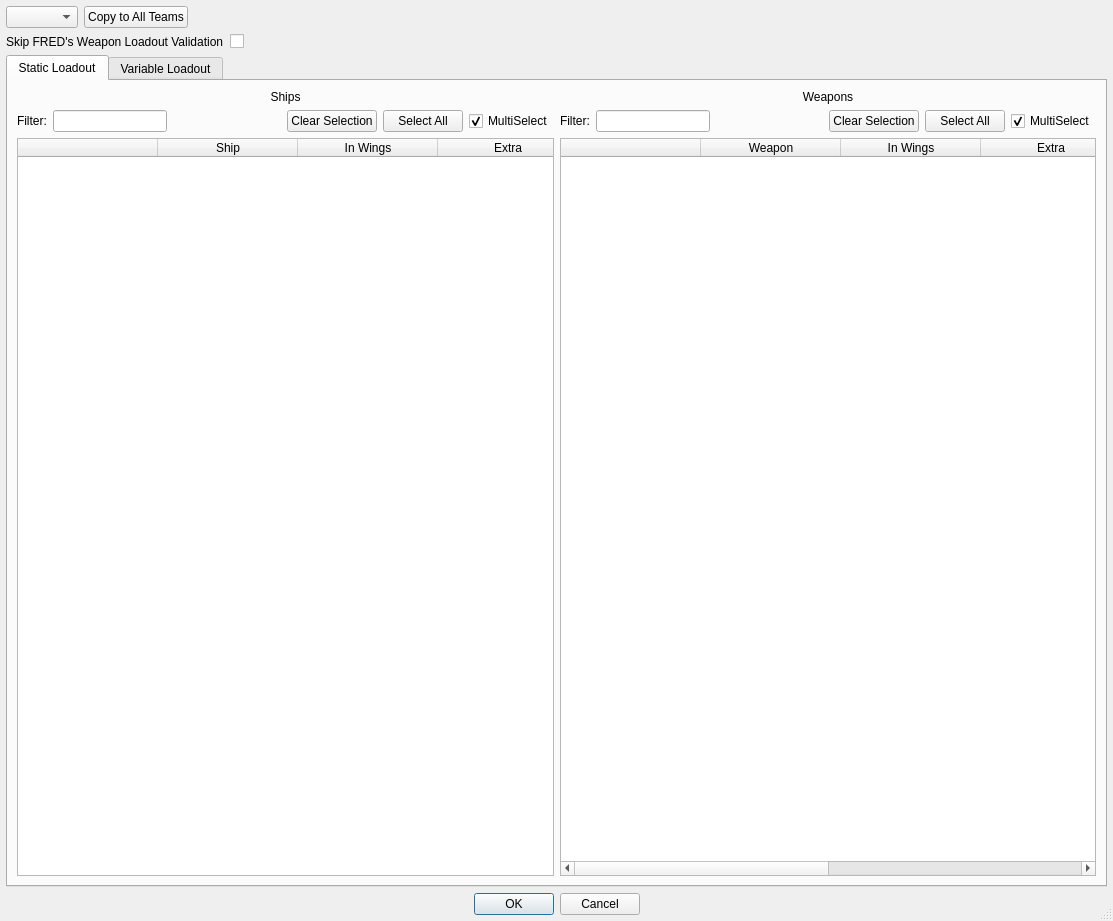
<?xml version="1.0" encoding="UTF-8"?>
<ui version="4.0">
 <class>fso::fred::dialogs::TeamLoadoutDialog</class>
 <widget class="QDialog" name="fso::fred::dialogs::TeamLoadoutDialog">
  <property name="windowModality">
   <enum>Qt::WindowModal</enum>
  </property>
  <property name="enabled">
   <bool>true</bool>
  </property>
  <property name="geometry">
   <rect>
    <x>0</x>
    <y>0</y>
    <width>1113</width>
    <height>921</height>
   </rect>
  </property>
  <property name="minimumSize">
   <size>
    <width>540</width>
    <height>620</height>
   </size>
  </property>
  <property name="windowTitle">
   <string>Team Loadout</string>
  </property>
  <property name="sizeGripEnabled">
   <bool>true</bool>
  </property>
  <property name="modal">
   <bool>true</bool>
  </property>
  <layout class="QVBoxLayout" name="mainLayout">
   <property name="sizeConstraint">
    <enum>QLayout::SetDefaultConstraint</enum>
   </property>
   <property name="leftMargin">
    <number>0</number>
   </property>
   <property name="topMargin">
    <number>0</number>
   </property>
   <property name="rightMargin">
    <number>0</number>
   </property>
   <property name="bottomMargin">
    <number>0</number>
   </property>
   <item>
    <layout class="QVBoxLayout" name="mainLayout_2">
     <property name="sizeConstraint">
      <enum>QLayout::SetMinimumSize</enum>
     </property>
     <property name="leftMargin">
      <number>6</number>
     </property>
     <property name="topMargin">
      <number>6</number>
     </property>
     <property name="rightMargin">
      <number>6</number>
     </property>
     <property name="bottomMargin">
      <number>6</number>
     </property>
     <item>
      <layout class="QHBoxLayout" name="horizontalLayout">
       <item>
        <widget class="QComboBox" name="currentTeamComboBox"/>
       </item>
       <item>
        <widget class="QPushButton" name="copyLoadoutToOtherTeamsButton">
         <property name="sizePolicy">
          <sizepolicy hsizetype="Minimum" vsizetype="Fixed">
           <horstretch>0</horstretch>
           <verstretch>0</verstretch>
          </sizepolicy>
         </property>
         <property name="text">
          <string>Copy to All Teams</string>
         </property>
        </widget>
       </item>
       <item>
        <spacer name="horizontalSpacer_3">
         <property name="orientation">
          <enum>Qt::Horizontal</enum>
         </property>
         <property name="sizeHint" stdset="0">
          <size>
           <width>40</width>
           <height>20</height>
          </size>
         </property>
        </spacer>
       </item>
      </layout>
     </item>
     <item>
      <layout class="QFormLayout" name="leftFooterForm">
       <property name="sizeConstraint">
        <enum>QLayout::SetDefaultConstraint</enum>
       </property>
       <property name="labelAlignment">
        <set>Qt::AlignRight|Qt::AlignTrailing|Qt::AlignVCenter</set>
       </property>
       <item row="0" column="0">
        <widget class="QLabel" name="skipValidationLabel">
         <property name="text">
          <string>Skip FRED's Weapon Loadout Validation</string>
         </property>
        </widget>
       </item>
       <item row="0" column="1">
        <widget class="QCheckBox" name="weaponValidationCheckbox">
         <property name="layoutDirection">
          <enum>Qt::LeftToRight</enum>
         </property>
         <property name="text">
          <string/>
         </property>
        </widget>
       </item>
      </layout>
     </item>
     <item>
      <widget class="QTabWidget" name="tabWidget">
       <property name="currentIndex">
        <number>0</number>
       </property>
       <widget class="QWidget" name="staticLoadout">
        <attribute name="title">
         <string>Static Loadout</string>
        </attribute>
        <layout class="QHBoxLayout" name="horizontalLayout_2">
         <item>
          <layout class="QVBoxLayout" name="verticalLayout_3">
           <item>
            <widget class="QLabel" name="shipsLabel">
             <property name="text">
              <string>Ships</string>
             </property>
             <property name="alignment">
              <set>Qt::AlignCenter</set>
             </property>
            </widget>
           </item>
           <item>
            <layout class="QHBoxLayout" name="shipsLoadoutButtons">
             <item>
              <widget class="QLabel" name="shipsFilterLabel">
               <property name="text">
                <string>Filter:</string>
               </property>
              </widget>
             </item>
             <item>
              <widget class="QLineEdit" name="shipsFilterLineEdit"/>
             </item>
             <item>
              <spacer name="horizontalSpacer_5">
               <property name="orientation">
                <enum>Qt::Horizontal</enum>
               </property>
               <property name="sizeHint" stdset="0">
                <size>
                 <width>40</width>
                 <height>20</height>
                </size>
               </property>
              </spacer>
             </item>
             <item>
              <widget class="QPushButton" name="clearShipsListButton">
               <property name="text">
                <string>Clear Selection</string>
               </property>
              </widget>
             </item>
             <item>
              <widget class="QPushButton" name="selectAllShipsListButton">
               <property name="text">
                <string>Select All</string>
               </property>
              </widget>
             </item>
             <item>
              <widget class="QCheckBox" name="shipsMultiSelectCheckBox">
               <property name="text">
                <string>MultiSelect</string>
               </property>
               <property name="checked">
                <bool>true</bool>
               </property>
              </widget>
             </item>
            </layout>
           </item>
           <item>
            <widget class="QTableWidget" name="shipsList">
             <property name="minimumSize">
              <size>
               <width>0</width>
               <height>0</height>
              </size>
             </property>
             <property name="horizontalScrollBarPolicy">
              <enum>Qt::ScrollBarAlwaysOff</enum>
             </property>
             <property name="editTriggers">
              <set>QAbstractItemView::NoEditTriggers</set>
             </property>
             <property name="tabKeyNavigation">
              <bool>false</bool>
             </property>
             <property name="showDropIndicator" stdset="0">
              <bool>false</bool>
             </property>
             <property name="dragDropOverwriteMode">
              <bool>false</bool>
             </property>
             <property name="selectionMode">
              <enum>QAbstractItemView::MultiSelection</enum>
             </property>
             <property name="selectionBehavior">
              <enum>QAbstractItemView::SelectRows</enum>
             </property>
             <property name="showGrid">
              <bool>false</bool>
             </property>
             <property name="gridStyle">
              <enum>Qt::NoPen</enum>
             </property>
             <attribute name="horizontalHeaderCascadingSectionResizes">
              <bool>false</bool>
             </attribute>
             <attribute name="horizontalHeaderMinimumSectionSize">
              <number>10</number>
             </attribute>
             <attribute name="horizontalHeaderDefaultSectionSize">
              <number>140</number>
             </attribute>
             <attribute name="horizontalHeaderStretchLastSection">
              <bool>true</bool>
             </attribute>
             <attribute name="verticalHeaderVisible">
              <bool>false</bool>
             </attribute>
             <column>
              <property name="text">
               <string/>
              </property>
             </column>
             <column>
              <property name="text">
               <string>Ship</string>
              </property>
             </column>
             <column>
              <property name="text">
               <string>In Wings</string>
              </property>
             </column>
             <column>
              <property name="text">
               <string>Extra</string>
              </property>
             </column>
             <column>
              <property name="text">
               <string>Extra Variable</string>
              </property>
             </column>
            </widget>
           </item>
          </layout>
         </item>
         <item>
          <layout class="QVBoxLayout" name="verticalLayout_4">
           <item>
            <widget class="QLabel" name="weaponsLabel">
             <property name="text">
              <string>Weapons</string>
             </property>
             <property name="alignment">
              <set>Qt::AlignCenter</set>
             </property>
            </widget>
           </item>
           <item>
            <layout class="QHBoxLayout" name="weaponsLoadoutButtons">
             <item>
              <widget class="QLabel" name="weaponsFilterLabel">
               <property name="text">
                <string>Filter:</string>
               </property>
              </widget>
             </item>
             <item>
              <widget class="QLineEdit" name="weaponsFilterLineEdit"/>
             </item>
             <item>
              <spacer name="horizontalSpacer_13">
               <property name="orientation">
                <enum>Qt::Horizontal</enum>
               </property>
               <property name="sizeHint" stdset="0">
                <size>
                 <width>40</width>
                 <height>20</height>
                </size>
               </property>
              </spacer>
             </item>
             <item>
              <widget class="QPushButton" name="clearWeaponsListButton">
               <property name="text">
                <string>Clear Selection</string>
               </property>
              </widget>
             </item>
             <item>
              <widget class="QPushButton" name="selectAllWeaponsListButton">
               <property name="text">
                <string>Select All</string>
               </property>
              </widget>
             </item>
             <item>
              <widget class="QCheckBox" name="weaponsMultiSelectCheckBox">
               <property name="text">
                <string>MultiSelect</string>
               </property>
               <property name="checked">
                <bool>true</bool>
               </property>
              </widget>
             </item>
            </layout>
           </item>
           <item>
            <widget class="QTableWidget" name="weaponsList">
             <property name="editTriggers">
              <set>QAbstractItemView::NoEditTriggers</set>
             </property>
             <property name="showDropIndicator" stdset="0">
              <bool>false</bool>
             </property>
             <property name="selectionMode">
              <enum>QAbstractItemView::MultiSelection</enum>
             </property>
             <property name="selectionBehavior">
              <enum>QAbstractItemView::SelectRows</enum>
             </property>
             <property name="showGrid">
              <bool>false</bool>
             </property>
             <attribute name="horizontalHeaderMinimumSectionSize">
              <number>10</number>
             </attribute>
             <attribute name="horizontalHeaderDefaultSectionSize">
              <number>140</number>
             </attribute>
             <attribute name="horizontalHeaderStretchLastSection">
              <bool>true</bool>
             </attribute>
             <attribute name="verticalHeaderVisible">
              <bool>false</bool>
             </attribute>
             <column>
              <property name="text">
               <string/>
              </property>
             </column>
             <column>
              <property name="text">
               <string>Weapon</string>
              </property>
             </column>
             <column>
              <property name="text">
               <string>In Wings</string>
              </property>
             </column>
             <column>
              <property name="text">
               <string>Extra</string>
              </property>
             </column>
             <column>
              <property name="text">
               <string>Extra Variable</string>
              </property>
             </column>
             <column>
              <property name="text">
               <string>Required</string>
              </property>
             </column>
            </widget>
           </item>
          </layout>
         </item>
        </layout>
       </widget>
       <widget class="QWidget" name="variableLoadout">
        <attribute name="title">
         <string>Variable Loadout</string>
        </attribute>
        <layout class="QHBoxLayout" name="horizontalLayout_3">
         <item>
          <layout class="QVBoxLayout" name="verticalLayout_5">
           <item>
            <widget class="QLabel" name="label">
             <property name="text">
              <string>Ships</string>
             </property>
             <property name="alignment">
              <set>Qt::AlignCenter</set>
             </property>
            </widget>
           </item>
           <item>
            <layout class="QHBoxLayout" name="horizontalLayout_4">
             <item>
              <widget class="QLabel" name="shipsVarFilterLabel">
               <property name="text">
                <string>Filter:</string>
               </property>
              </widget>
             </item>
             <item>
              <widget class="QLineEdit" name="shipsVarFilterLineEdit"/>
             </item>
             <item>
              <spacer name="horizontalSpacer">
               <property name="orientation">
                <enum>Qt::Horizontal</enum>
               </property>
               <property name="sizeHint" stdset="0">
                <size>
                 <width>40</width>
                 <height>20</height>
                </size>
               </property>
              </spacer>
             </item>
             <item>
              <widget class="QPushButton" name="clearShipsVarListButton">
               <property name="text">
                <string>Clear Selection</string>
               </property>
              </widget>
             </item>
             <item>
              <widget class="QPushButton" name="selectAllShipsVarListButton">
               <property name="text">
                <string>Select All</string>
               </property>
              </widget>
             </item>
             <item>
              <widget class="QCheckBox" name="shipsVarMultiSelectCheckBox">
               <property name="text">
                <string>MultiSelect</string>
               </property>
               <property name="checked">
                <bool>true</bool>
               </property>
              </widget>
             </item>
            </layout>
           </item>
           <item>
            <widget class="QTableWidget" name="shipVarsList">
             <property name="tabKeyNavigation">
              <bool>false</bool>
             </property>
             <property name="showDropIndicator" stdset="0">
              <bool>false</bool>
             </property>
             <property name="dragDropOverwriteMode">
              <bool>false</bool>
             </property>
             <property name="selectionMode">
              <enum>QAbstractItemView::MultiSelection</enum>
             </property>
             <property name="showGrid">
              <bool>false</bool>
             </property>
             <property name="gridStyle">
              <enum>Qt::NoPen</enum>
             </property>
             <attribute name="horizontalHeaderMinimumSectionSize">
              <number>10</number>
             </attribute>
             <attribute name="horizontalHeaderStretchLastSection">
              <bool>true</bool>
             </attribute>
             <attribute name="verticalHeaderVisible">
              <bool>false</bool>
             </attribute>
             <column>
              <property name="text">
               <string/>
              </property>
             </column>
             <column>
              <property name="text">
               <string>Variable</string>
              </property>
             </column>
             <column>
              <property name="text">
               <string>Value</string>
              </property>
             </column>
             <column>
              <property name="text">
               <string>Extra</string>
              </property>
             </column>
             <column>
              <property name="text">
               <string>Extra Variable</string>
              </property>
             </column>
            </widget>
           </item>
          </layout>
         </item>
         <item>
          <layout class="QVBoxLayout" name="verticalLayout_6">
           <item>
            <widget class="QLabel" name="label_2">
             <property name="text">
              <string>Weapons</string>
             </property>
             <property name="alignment">
              <set>Qt::AlignCenter</set>
             </property>
            </widget>
           </item>
           <item>
            <layout class="QHBoxLayout" name="horizontalLayout_5">
             <item>
              <widget class="QLabel" name="weaponsVarFilterLabel">
               <property name="text">
                <string>Filter:</string>
               </property>
              </widget>
             </item>
             <item>
              <widget class="QLineEdit" name="weaponsVarFilterLineEdit"/>
             </item>
             <item>
              <spacer name="horizontalSpacer_7">
               <property name="orientation">
                <enum>Qt::Horizontal</enum>
               </property>
               <property name="sizeHint" stdset="0">
                <size>
                 <width>40</width>
                 <height>20</height>
                </size>
               </property>
              </spacer>
             </item>
             <item>
              <widget class="QPushButton" name="clearWeaponsVarListButton">
               <property name="text">
                <string>Clear Selection</string>
               </property>
              </widget>
             </item>
             <item>
              <widget class="QPushButton" name="selectAllWeaponsVarListButton">
               <property name="text">
                <string>Select All</string>
               </property>
              </widget>
             </item>
             <item>
              <widget class="QCheckBox" name="weaponsVarMultiSelectCheckBox">
               <property name="text">
                <string>MultiSelect</string>
               </property>
               <property name="checked">
                <bool>true</bool>
               </property>
              </widget>
             </item>
            </layout>
           </item>
           <item>
            <widget class="QTableWidget" name="weaponVarsList">
             <property name="tabKeyNavigation">
              <bool>false</bool>
             </property>
             <property name="showDropIndicator" stdset="0">
              <bool>false</bool>
             </property>
             <property name="dragDropOverwriteMode">
              <bool>false</bool>
             </property>
             <property name="selectionMode">
              <enum>QAbstractItemView::MultiSelection</enum>
             </property>
             <property name="showGrid">
              <bool>false</bool>
             </property>
             <property name="gridStyle">
              <enum>Qt::NoPen</enum>
             </property>
             <attribute name="horizontalHeaderMinimumSectionSize">
              <number>10</number>
             </attribute>
             <attribute name="horizontalHeaderStretchLastSection">
              <bool>true</bool>
             </attribute>
             <attribute name="verticalHeaderVisible">
              <bool>false</bool>
             </attribute>
             <column>
              <property name="text">
               <string/>
              </property>
             </column>
             <column>
              <property name="text">
               <string>Variable</string>
              </property>
             </column>
             <column>
              <property name="text">
               <string>Value</string>
              </property>
             </column>
             <column>
              <property name="text">
               <string>Extra</string>
              </property>
             </column>
             <column>
              <property name="text">
               <string>Extra Variable</string>
              </property>
             </column>
            </widget>
           </item>
          </layout>
         </item>
        </layout>
       </widget>
      </widget>
     </item>
     <item>
      <widget class="QDialogButtonBox" name="okAndCancelButtons">
       <property name="standardButtons">
        <set>QDialogButtonBox::Cancel|QDialogButtonBox::Ok</set>
       </property>
       <property name="centerButtons">
        <bool>true</bool>
       </property>
      </widget>
     </item>
    </layout>
   </item>
  </layout>
 </widget>
 <tabstops>
  <tabstop>currentTeamComboBox</tabstop>
  <tabstop>copyLoadoutToOtherTeamsButton</tabstop>
  <tabstop>weaponValidationCheckbox</tabstop>
  <tabstop>tabWidget</tabstop>
  <tabstop>shipsFilterLineEdit</tabstop>
  <tabstop>clearShipsListButton</tabstop>
  <tabstop>selectAllShipsListButton</tabstop>
  <tabstop>shipsMultiSelectCheckBox</tabstop>
  <tabstop>shipsList</tabstop>
  <tabstop>weaponsFilterLineEdit</tabstop>
  <tabstop>clearWeaponsListButton</tabstop>
  <tabstop>selectAllWeaponsListButton</tabstop>
  <tabstop>weaponsMultiSelectCheckBox</tabstop>
  <tabstop>weaponsList</tabstop>
  <tabstop>shipsVarFilterLineEdit</tabstop>
  <tabstop>clearShipsVarListButton</tabstop>
  <tabstop>selectAllShipsVarListButton</tabstop>
  <tabstop>shipsVarMultiSelectCheckBox</tabstop>
  <tabstop>shipVarsList</tabstop>
  <tabstop>weaponsVarFilterLineEdit</tabstop>
  <tabstop>clearWeaponsVarListButton</tabstop>
  <tabstop>selectAllWeaponsVarListButton</tabstop>
  <tabstop>weaponsVarMultiSelectCheckBox</tabstop>
  <tabstop>weaponVarsList</tabstop>
  <tabstop>okAndCancelButtons</tabstop>
 </tabstops>
 <resources>
  <include location="../resources/resources.qrc"/>
 </resources>
 <connections/>
</ui>
